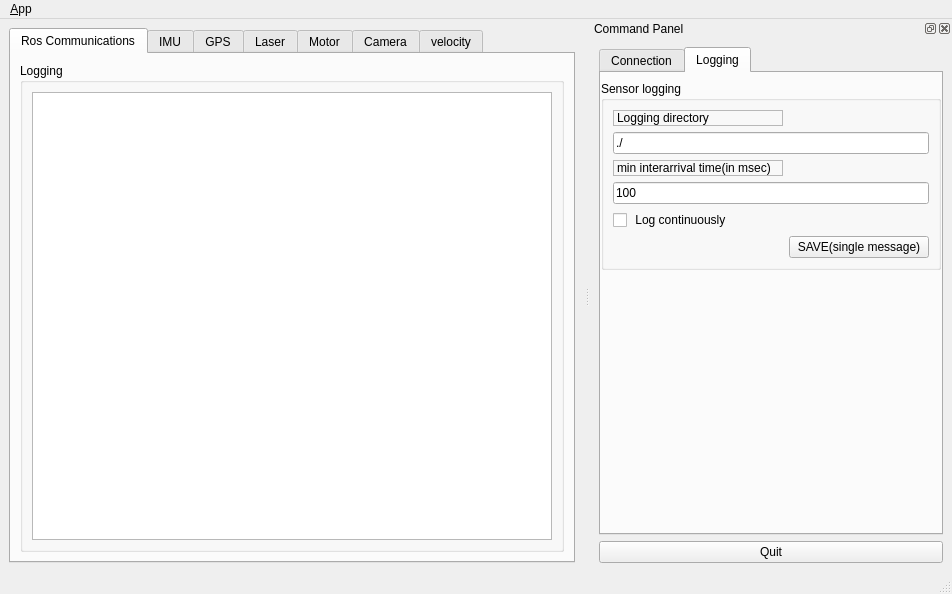
<?xml version="1.0" encoding="UTF-8"?>
<ui version="4.0">
 <class>MainWindow</class>
 <widget class="QMainWindow" name="MainWindow">
  <property name="geometry">
   <rect>
    <x>0</x>
    <y>0</y>
    <width>952</width>
    <height>594</height>
   </rect>
  </property>
  <property name="windowTitle">
   <string>QRosApp</string>
  </property>
  <property name="windowIcon">
   <iconset resource="../resources/images.qrc">
    <normaloff>:/images/icon.png</normaloff>:/images/icon.png</iconset>
  </property>
  <property name="locale">
   <locale language="English" country="Australia"/>
  </property>
  <widget class="QWidget" name="centralwidget">
   <layout class="QHBoxLayout">
    <item>
     <widget class="QTabWidget" name="tab_manager">
      <property name="minimumSize">
       <size>
        <width>100</width>
        <height>0</height>
       </size>
      </property>
      <property name="locale">
       <locale language="Turkish" country="Turkey"/>
      </property>
      <property name="currentIndex">

       <number>6</number>

       <number>2</number>

      </property>
      <widget class="QWidget" name="tab_status">
       <attribute name="title">
        <string>Ros Communications</string>
       </attribute>
       <layout class="QVBoxLayout" name="verticalLayout_2">
        <item>
         <widget class="QGroupBox" name="groupBox_12">
          <property name="sizePolicy">
           <sizepolicy hsizetype="MinimumExpanding" vsizetype="Preferred">
            <horstretch>0</horstretch>
            <verstretch>0</verstretch>
           </sizepolicy>
          </property>
          <property name="title">
           <string>Logging</string>
          </property>
          <layout class="QGridLayout" name="gridLayout_3">
           <item row="0" column="0">
            <widget class="QListView" name="view_logging"/>
           </item>
          </layout>
         </widget>
        </item>
       </layout>
      </widget>
      <widget class="QWidget" name="tab_imu">
       <attribute name="title">
        <string>IMU</string>
       </attribute>
       <layout class="QGridLayout" name="gridLayout_2">
        <item row="1" column="0">
         <widget class="QLabel" name="label_6">
          <property name="text">
           <string>AccelX</string>
          </property>
         </widget>
        </item>
        <item row="1" column="6">
         <widget class="QLabel" name="label_7">
          <property name="text">
           <string>AccelZ</string>
          </property>
         </widget>
        </item>
        <item row="1" column="7">
         <widget class="QLineEdit" name="lineAccelZ"/>
        </item>
        <item row="2" column="5">
         <widget class="QLineEdit" name="lineGyroY"/>
        </item>
        <item row="2" column="0">
         <widget class="QLabel" name="label_8">
          <property name="text">
           <string>GyroX</string>
          </property>
         </widget>
        </item>
        <item row="0" column="0">
         <widget class="QLabel" name="label_4">
          <property name="text">
           <string>IMU raw data:</string>
          </property>
         </widget>
        </item>
        <item row="2" column="2">
         <widget class="QLineEdit" name="lineGyroX">
          <property name="text">
           <string/>
          </property>
         </widget>
        </item>
        <item row="2" column="7">
         <widget class="QLineEdit" name="lineGyroZ"/>
        </item>
        <item row="1" column="4">
         <widget class="QLabel" name="label_5">
          <property name="text">
           <string>AccelY</string>
          </property>
         </widget>
        </item>
        <item row="2" column="6">
         <widget class="QLabel" name="label_10">
          <property name="text">
           <string>GyroZ</string>
          </property>
         </widget>
        </item>
        <item row="1" column="5">
         <widget class="QLineEdit" name="lineAccelY"/>
        </item>
        <item row="2" column="4">
         <widget class="QLabel" name="label_9">
          <property name="text">
           <string>GyroY</string>
          </property>
         </widget>
        </item>
        <item row="3" column="0">
         <widget class="QLabel" name="label_11">
          <property name="text">
           <string>MagnetomX</string>
          </property>
         </widget>
        </item>
        <item row="3" column="2">
         <widget class="QLineEdit" name="lineMagnetomX"/>
        </item>
        <item row="3" column="4">
         <widget class="QLabel" name="label_12">
          <property name="text">
           <string>MagnetomY</string>
          </property>
         </widget>
        </item>
        <item row="3" column="5">
         <widget class="QLineEdit" name="lineMagnetomY"/>
        </item>
        <item row="3" column="6">
         <widget class="QLabel" name="label_13">
          <property name="text">
           <string>MagnetomZ</string>
          </property>
         </widget>
        </item>
        <item row="3" column="7">
         <widget class="QLineEdit" name="lineMagnetomZ"/>
        </item>
        <item row="4" column="2" colspan="4">
         <spacer name="verticalSpacer">
          <property name="orientation">
           <enum>Qt::Vertical</enum>
          </property>
          <property name="sizeHint" stdset="0">
           <size>
            <width>20</width>
            <height>40</height>
           </size>
          </property>
         </spacer>
        </item>
        <item row="1" column="2">
         <widget class="QLineEdit" name="lineAccelX"/>
        </item>
        <item row="0" column="2" colspan="6">
         <widget class="QLineEdit" name="lineIMURaw"/>
        </item>
        <item row="0" column="8" rowspan="3">
         <spacer name="horizontalSpacer_2">
          <property name="orientation">
           <enum>Qt::Horizontal</enum>
          </property>
          <property name="sizeHint" stdset="0">
           <size>
            <width>40</width>
            <height>20</height>
           </size>
          </property>
         </spacer>
        </item>
       </layout>
      </widget>
      <widget class="QWidget" name="tab_gps">
       <attribute name="title">
        <string>GPS</string>
       </attribute>
       <layout class="QGridLayout" name="gridLayout_4">
        <item row="3" column="0">
         <widget class="QLabel" name="label_16">
          <property name="text">
           <string>GPS COG</string>
          </property>
         </widget>
        </item>
        <item row="3" column="1">
         <widget class="QLineEdit" name="lineGPSCOG"/>
        </item>
        <item row="6" column="1">
         <spacer name="verticalSpacer_2">
          <property name="orientation">
           <enum>Qt::Vertical</enum>
          </property>
          <property name="sizeHint" stdset="0">
           <size>
            <width>20</width>
            <height>301</height>
           </size>
          </property>
         </spacer>
        </item>
        <item row="0" column="1" colspan="4">
         <widget class="QLineEdit" name="lineGPSRaw"/>
        </item>
        <item row="0" column="0">
         <widget class="QLabel" name="label_14">
          <property name="text">
           <string>GPS raw data:</string>
          </property>
         </widget>
        </item>
        <item row="1" column="0">
         <widget class="QLabel" name="label_18">
          <property name="text">
           <string>Latitude</string>
          </property>
         </widget>
        </item>
        <item row="1" column="1">
         <widget class="QLineEdit" name="lineLatitude"/>
        </item>
        <item row="2" column="0">
         <widget class="QLabel" name="label_15">
          <property name="text">
           <string>Longtitude</string>
          </property>
         </widget>
        </item>
        <item row="2" column="1">
         <widget class="QLineEdit" name="lineLongtitude">
          <property name="text">
           <string/>
          </property>
         </widget>
        </item>
        <item row="4" column="1">
         <widget class="QLineEdit" name="lineGPSVOG"/>
        </item>
        <item row="4" column="0">
         <widget class="QLabel" name="label_19">
          <property name="text">
           <string>GPS VOG</string>
          </property>
         </widget>
        </item>
        <item row="5" column="0">
         <widget class="QLabel" name="label_17">
          <property name="text">
           <string>GPS Quality</string>
          </property>
         </widget>
        </item>
        <item row="5" column="1">
         <widget class="QLineEdit" name="lineGPSQuality"/>
        </item>
        <item row="1" column="2">
         <spacer name="horizontalSpacer_3">
          <property name="orientation">
           <enum>Qt::Horizontal</enum>
          </property>
          <property name="sizeHint" stdset="0">
           <size>
            <width>244</width>
            <height>20</height>
           </size>
          </property>
         </spacer>
        </item>
       </layout>
      </widget>
      <widget class="QWidget" name="tab">
       <attribute name="title">
        <string>Laser</string>
       </attribute>
       <layout class="QHBoxLayout" name="horizontalLayout">
        <item>
         <widget class="QGraphicsView" name="graphicsView"/>
        </item>
        <item>
         <widget class="QGroupBox" name="groupBox_2">
          <property name="maximumSize">
           <size>
            <width>100</width>
            <height>16777215</height>
           </size>
          </property>
          <property name="title">
           <string/>
          </property>
          <layout class="QGridLayout" name="gridLayout_5">
           <property name="margin">
            <number>0</number>
           </property>
           <property name="spacing">
            <number>0</number>
           </property>
           <item row="7" column="1">
            <widget class="QLabel" name="label_22">
             <property name="text">
              <string>ArcDistance_inPx</string>
             </property>
            </widget>
           </item>
           <item row="15" column="1">
            <widget class="QLabel" name="label_26">
             <property name="text">
              <string>Scan Interval</string>
             </property>
            </widget>
           </item>
           <item row="6" column="1">
            <widget class="QSpinBox" name="spinBox_ArcDistanceInMeter">
             <property name="minimum">
              <number>1</number>
             </property>
             <property name="maximum">
              <number>30</number>
             </property>
             <property name="value">
              <number>5</number>
             </property>
            </widget>
           </item>
           <item row="11" column="1">
            <widget class="QLabel" name="label_24">
             <property name="text">
              <string>End Step</string>
             </property>
            </widget>
           </item>
           <item row="16" column="1">
            <widget class="QSpinBox" name="spinBox_scanInterval">
             <property name="maximum">
              <number>9</number>
             </property>
            </widget>
           </item>
           <item row="20" column="1">
            <spacer name="verticalSpacer_4">
             <property name="orientation">
              <enum>Qt::Vertical</enum>
             </property>
             <property name="sizeHint" stdset="0">
              <size>
               <width>20</width>
               <height>40</height>
              </size>
             </property>
            </spacer>
           </item>
           <item row="8" column="1">
            <widget class="QSpinBox" name="spinBox_arcDistanceInPixels">
             <property name="minimum">
              <number>10</number>
             </property>
             <property name="maximum">
              <number>500</number>
             </property>
             <property name="singleStep">
              <number>10</number>
             </property>
             <property name="value">
              <number>50</number>
             </property>
            </widget>
           </item>
           <item row="13" column="1">
            <widget class="QLabel" name="label_25">
             <property name="text">
              <string>Cluster Count</string>
             </property>
            </widget>
           </item>
           <item row="5" column="1">
            <widget class="QLabel" name="label_21">
             <property name="text">
              <string>ArcDist_inMeter</string>
             </property>
            </widget>
           </item>
           <item row="3" column="1">
            <widget class="QLabel" name="label_20">
             <property name="text">
              <string>Range_inMeter</string>
             </property>
            </widget>
           </item>
           <item row="12" column="1">
            <widget class="QSpinBox" name="spinBox_endStep">
             <property name="minimum">
              <number>1</number>
             </property>
             <property name="maximum">
              <number>1080</number>
             </property>
             <property name="value">
              <number>1080</number>
             </property>
            </widget>
           </item>
           <item row="4" column="1">
            <widget class="QSpinBox" name="spinBox_LaserRange">
             <property name="minimum">
              <number>4</number>
             </property>
             <property name="maximum">
              <number>30</number>
             </property>
             <property name="value">
              <number>30</number>
             </property>
            </widget>
           </item>
           <item row="1" column="1">
            <widget class="QLCDNumber" name="lcdNumber"/>
           </item>
           <item row="2" column="1">
            <widget class="QLineEdit" name="lineEdit"/>
           </item>
           <item row="14" column="1">
            <widget class="QSpinBox" name="spinBox_clusterCount">
             <property name="value">
              <number>1</number>
             </property>
            </widget>
           </item>
           <item row="0" column="1">
            <widget class="QLabel" name="label_28">
             <property name="text">
              <string>ScanFrequency</string>
             </property>
            </widget>
           </item>
           <item row="10" column="1">
            <widget class="QSpinBox" name="spinBox_startStep">
             <property name="maximum">
              <number>1079</number>
             </property>
            </widget>
           </item>
           <item row="17" column="1">
            <widget class="QLabel" name="label_27">
             <property name="text">
              <string># of Scan</string>
             </property>
            </widget>
           </item>
           <item row="9" column="1">
            <widget class="QLabel" name="label_23">
             <property name="text">
              <string>Start Step</string>
             </property>
            </widget>
           </item>
           <item row="18" column="1">
            <widget class="QSpinBox" name="spinBox_numberOfScan"/>
           </item>
           <item row="19" column="1">
            <widget class="QPushButton" name="btnLaserSetConfig">
             <property name="text">
              <string>SET</string>
             </property>
            </widget>
           </item>
          </layout>
         </widget>
        </item>
       </layout>
      </widget>
      <widget class="QWidget" name="tab_2">
       <attribute name="title">
        <string>Motor</string>
       </attribute>
       <layout class="QVBoxLayout" name="verticalLayout_4">
        <item>
         <widget class="QSlider" name="sliderArmRigth">
          <property name="maximum">
           <number>99</number>
          </property>
          <property name="orientation">
           <enum>Qt::Horizontal</enum>
          </property>
         </widget>
        </item>
        <item>
         <widget class="QSlider" name="sliderArmLeft">
          <property name="orientation">
           <enum>Qt::Horizontal</enum>
          </property>
         </widget>
        </item>
        <item>
         <widget class="QSlider" name="sliderWheelRight">
          <property name="orientation">
           <enum>Qt::Horizontal</enum>
          </property>
         </widget>
        </item>
        <item>
         <widget class="QSlider" name="sliderWheelLeft">
          <property name="orientation">
           <enum>Qt::Horizontal</enum>
          </property>
         </widget>
        </item>
       </layout>
      </widget>
      <widget class="QWidget" name="tab_3">
       <attribute name="title">
        <string>Camera</string>
       </attribute>
       <widget class="QLabel" name="viewFrontCamera">
        <property name="geometry">
         <rect>
          <x>20</x>
          <y>40</y>
          <width>241</width>
          <height>211</height>
         </rect>
        </property>
        <property name="frameShape">
         <enum>QFrame::Box</enum>
        </property>
        <property name="text">
         <string/>
        </property>
       </widget>
       <widget class="QLabel" name="label_30">
        <property name="geometry">
         <rect>
          <x>20</x>
          <y>20</y>
          <width>101</width>
          <height>17</height>
         </rect>
        </property>
        <property name="text">
         <string>Front Camera</string>
        </property>
       </widget>
       <widget class="QLabel" name="viewPTZCamera">
        <property name="geometry">
         <rect>
          <x>20</x>
          <y>280</y>
          <width>241</width>
          <height>211</height>
         </rect>
        </property>
        <property name="frameShape">
         <enum>QFrame::Box</enum>
        </property>
        <property name="text">
         <string/>
        </property>
       </widget>
       <widget class="QLabel" name="label_32">
        <property name="geometry">
         <rect>
          <x>20</x>
          <y>260</y>
          <width>101</width>
          <height>17</height>
         </rect>
        </property>
        <property name="text">
         <string>PTZ Camera</string>
        </property>
       </widget>
       <widget class="QGroupBox" name="groupBoxPTZControl">
        <property name="geometry">
         <rect>
          <x>290</x>
          <y>280</y>
          <width>311</width>
          <height>211</height>
         </rect>
        </property>
        <property name="styleSheet">
         <string notr="true">QGroupBox{border: 1px solid #000;}</string>
        </property>
        <property name="title">
         <string>PTZ Control</string>
        </property>
        <widget class="QPushButton" name="buttonPTZPan">
         <property name="geometry">
          <rect>
           <x>10</x>
           <y>30</y>
           <width>97</width>
           <height>27</height>
          </rect>
         </property>
         <property name="text">
          <string>Pan</string>
         </property>
        </widget>
        <widget class="QPushButton" name="buttonPTZTilt">
         <property name="geometry">
          <rect>
           <x>10</x>
           <y>80</y>
           <width>97</width>
           <height>27</height>
          </rect>
         </property>
         <property name="text">
          <string>Tilt</string>
         </property>
        </widget>
        <widget class="QPushButton" name="buttonPTZZoom">
         <property name="geometry">
          <rect>
           <x>10</x>
           <y>130</y>
           <width>97</width>
           <height>27</height>
          </rect>
         </property>
         <property name="text">
          <string>Zoom</string>
         </property>
        </widget>
        <widget class="QLineEdit" name="linePTZPan">
         <property name="geometry">
          <rect>
           <x>120</x>
           <y>30</y>
           <width>51</width>
           <height>27</height>
          </rect>
         </property>
        </widget>
        <widget class="QLineEdit" name="linePTZTilt">
         <property name="geometry">
          <rect>
           <x>120</x>
           <y>80</y>
           <width>51</width>
           <height>27</height>
          </rect>
         </property>
        </widget>
        <widget class="QLineEdit" name="linePTZZoom">
         <property name="geometry">
          <rect>
           <x>120</x>
           <y>130</y>
           <width>51</width>
           <height>27</height>
          </rect>
         </property>
        </widget>
        <widget class="QLabel" name="label_29">
         <property name="geometry">
          <rect>
           <x>270</x>
           <y>33</y>
           <width>31</width>
           <height>17</height>
          </rect>
         </property>
         <property name="text">
          <string>deg</string>
         </property>
        </widget>
        <widget class="QLabel" name="label_31">
         <property name="geometry">
          <rect>
           <x>270</x>
           <y>83</y>
           <width>31</width>
           <height>17</height>
          </rect>
         </property>
         <property name="text">
          <string>deg</string>
         </property>
        </widget>
        <widget class="QLineEdit" name="linePTZTiltCurrent">
         <property name="geometry">
          <rect>
           <x>190</x>
           <y>80</y>
           <width>71</width>
           <height>27</height>
          </rect>
         </property>
         <property name="readOnly">
          <bool>true</bool>
         </property>
        </widget>
        <widget class="QLineEdit" name="linePTZZoomCurrent">
         <property name="geometry">
          <rect>
           <x>210</x>
           <y>130</y>
           <width>51</width>
           <height>27</height>
          </rect>
         </property>
         <property name="readOnly">
          <bool>true</bool>
         </property>
        </widget>
        <widget class="QLineEdit" name="linePTZPanCurrent">
         <property name="geometry">
          <rect>
           <x>190</x>
           <y>30</y>
           <width>71</width>
           <height>27</height>
          </rect>
         </property>
         <property name="readOnly">
          <bool>true</bool>
         </property>
        </widget>
        <widget class="QLabel" name="label_33">
         <property name="geometry">
          <rect>
           <x>200</x>
           <y>10</y>
           <width>51</width>
           <height>17</height>
          </rect>
         </property>
         <property name="text">
          <string>Current</string>
         </property>
        </widget>
        <widget class="QLabel" name="label_34">
         <property name="geometry">
          <rect>
           <x>110</x>
           <y>10</y>
           <width>71</width>
           <height>17</height>
          </rect>
         </property>
         <property name="text">
          <string>Command</string>
         </property>
        </widget>
       </widget>
      </widget>
      <widget class="QWidget" name="tab_4">
       <attribute name="title">
        <string>velocity</string>
       </attribute>
       <widget class="QLineEdit" name="lineEditVelX">
        <property name="geometry">
         <rect>
          <x>230</x>
          <y>100</y>
          <width>51</width>
          <height>27</height>
         </rect>
        </property>
       </widget>
       <widget class="QPushButton" name="buttonSendVelocity_3">
        <property name="geometry">
         <rect>
          <x>120</x>
          <y>200</y>
          <width>97</width>
          <height>27</height>
         </rect>
        </property>
        <property name="text">
         <string>Send Arm</string>
        </property>
       </widget>
       <widget class="QPushButton" name="buttonSendVelocity_2">
        <property name="geometry">
         <rect>
          <x>120</x>
          <y>150</y>
          <width>97</width>
          <height>27</height>
         </rect>
        </property>
        <property name="text">
         <string>Send Angular</string>
        </property>
       </widget>
       <widget class="QPushButton" name="buttonSendVelocity">
        <property name="geometry">
         <rect>
          <x>120</x>
          <y>100</y>
          <width>97</width>
          <height>27</height>
         </rect>
        </property>
        <property name="text">
         <string>Send Velocity</string>
        </property>
       </widget>
       <widget class="QLineEdit" name="lineEditVelX_4">
        <property name="geometry">
         <rect>
          <x>240</x>
          <y>250</y>
          <width>51</width>
          <height>31</height>
         </rect>
        </property>
       </widget>
       <widget class="QLineEdit" name="lineEditVelX_3">
        <property name="geometry">
         <rect>
          <x>230</x>
          <y>200</y>
          <width>51</width>
          <height>31</height>
         </rect>
        </property>
       </widget>
       <widget class="QLineEdit" name="lineEditVelX_5">
        <property name="geometry">
         <rect>
          <x>310</x>
          <y>250</y>
          <width>51</width>
          <height>31</height>
         </rect>
        </property>
       </widget>
       <widget class="QLineEdit" name="lineEditVelX_2">
        <property name="geometry">
         <rect>
          <x>230</x>
          <y>150</y>
          <width>51</width>
          <height>27</height>
         </rect>
        </property>
       </widget>
       <widget class="QPushButton" name="buttonSendVelocity_4">
        <property name="geometry">
         <rect>
          <x>120</x>
          <y>250</y>
          <width>97</width>
          <height>27</height>
         </rect>
        </property>
        <property name="text">
         <string>stop</string>
        </property>
       </widget>
       <widget class="QLineEdit" name="lineEditVelX_6">
        <property name="geometry">
         <rect>
          <x>380</x>
          <y>250</y>
          <width>51</width>
          <height>31</height>
         </rect>
        </property>
       </widget>
       <widget class="QLineEdit" name="encoderLeft">
        <property name="geometry">
         <rect>
          <x>370</x>
          <y>100</y>
          <width>51</width>
          <height>27</height>
         </rect>
        </property>
       </widget>
       <widget class="QLineEdit" name="encoderRight">
        <property name="geometry">
         <rect>
          <x>450</x>
          <y>100</y>
          <width>51</width>
          <height>27</height>
         </rect>
        </property>
       </widget>
       <widget class="QLabel" name="label_35">
        <property name="geometry">
         <rect>
          <x>390</x>
          <y>50</y>
          <width>121</width>
          <height>20</height>
         </rect>
        </property>
        <property name="text">
         <string>ENCODER</string>
        </property>
       </widget>
       <widget class="QLabel" name="label_36">
        <property name="geometry">
         <rect>
          <x>370</x>
          <y>80</y>
          <width>71</width>
          <height>20</height>
         </rect>
        </property>
        <property name="text">
         <string>LEFT</string>
        </property>
       </widget>
       <widget class="QLabel" name="label_37">
        <property name="geometry">
         <rect>
          <x>450</x>
          <y>80</y>
          <width>121</width>
          <height>20</height>
         </rect>
        </property>
        <property name="text">
         <string>RIGHT</string>
        </property>
       </widget>
      </widget>
     </widget>
    </item>
   </layout>
  </widget>
  <widget class="QMenuBar" name="menubar">
   <property name="geometry">
    <rect>
     <x>0</x>
     <y>0</y>
     <width>952</width>
     <height>22</height>
    </rect>
   </property>
   <widget class="QMenu" name="menu_File">
    <property name="title">
     <string>&amp;App</string>
    </property>
    <addaction name="action_Preferences"/>
    <addaction name="separator"/>
    <addaction name="actionAbout"/>
    <addaction name="actionAbout_Qt"/>
    <addaction name="separator"/>
    <addaction name="action_Quit"/>
   </widget>
   <addaction name="menu_File"/>
  </widget>
  <widget class="QStatusBar" name="statusbar"/>
  <widget class="QDockWidget" name="dock_status2">
   <property name="sizePolicy">
    <sizepolicy hsizetype="Minimum" vsizetype="Preferred">
     <horstretch>0</horstretch>
     <verstretch>0</verstretch>
    </sizepolicy>
   </property>
   <property name="minimumSize">
    <size>
     <width>362</width>
     <height>461</height>
    </size>
   </property>
   <property name="allowedAreas">
    <set>Qt::RightDockWidgetArea</set>
   </property>
   <property name="windowTitle">
    <string>Command Panel</string>
   </property>
   <attribute name="dockWidgetArea">
    <number>2</number>
   </attribute>
   <widget class="QWidget" name="dockWidgetContents_2">
    <layout class="QVBoxLayout" name="verticalLayout">
     <item>
      <widget class="QTabWidget" name="tabWidget">
       <property name="currentIndex">
        <number>1</number>
       </property>
       <widget class="QWidget" name="tab_4">
        <attribute name="title">
         <string>Connection</string>
        </attribute>
        <widget class="QFrame" name="frame">
         <property name="geometry">
          <rect>
           <x>0</x>
           <y>10</y>
           <width>344</width>
           <height>431</height>
          </rect>
         </property>
         <property name="sizePolicy">
          <sizepolicy hsizetype="Minimum" vsizetype="Preferred">
           <horstretch>0</horstretch>
           <verstretch>0</verstretch>
          </sizepolicy>
         </property>
         <property name="frameShape">
          <enum>QFrame::StyledPanel</enum>
         </property>
         <property name="frameShadow">
          <enum>QFrame::Raised</enum>
         </property>
         <layout class="QVBoxLayout" name="verticalLayout_3">
          <item>
           <widget class="QGroupBox" name="groupBox">
            <property name="title">
             <string>Ros Master</string>
            </property>
            <layout class="QGridLayout" name="gridLayout">
             <item row="0" column="0">
              <widget class="QLabel" name="label">
               <property name="frameShape">
                <enum>QFrame::StyledPanel</enum>
               </property>
               <property name="frameShadow">
                <enum>QFrame::Raised</enum>
               </property>
               <property name="text">
                <string>Ros Master Url</string>
               </property>
              </widget>
             </item>
             <item row="1" column="0" colspan="2">
              <widget class="QLineEdit" name="line_edit_master">
               <property name="text">
                <string>http://192.168.1.2:11311/</string>
               </property>
              </widget>
             </item>
             <item row="2" column="0">
              <widget class="QLabel" name="label_2">
               <property name="frameShape">
                <enum>QFrame::StyledPanel</enum>
               </property>
               <property name="frameShadow">
                <enum>QFrame::Raised</enum>
               </property>
               <property name="text">
                <string>Ros IP</string>
               </property>
              </widget>
             </item>
             <item row="3" column="0" colspan="2">
              <widget class="QLineEdit" name="line_edit_host">
               <property name="text">
                <string>192.168.1.67</string>
               </property>
              </widget>
             </item>
             <item row="4" column="0">
              <widget class="QLabel" name="label_3">
               <property name="frameShape">
                <enum>QFrame::StyledPanel</enum>
               </property>
               <property name="frameShadow">
                <enum>QFrame::Raised</enum>
               </property>
               <property name="text">
                <string>Ros Hostname</string>
               </property>
              </widget>
             </item>
             <item row="5" column="0" colspan="2">
              <widget class="QLineEdit" name="line_edit_topic">
               <property name="enabled">
                <bool>false</bool>
               </property>
               <property name="text">
                <string>unused</string>
               </property>
              </widget>
             </item>
             <item row="6" column="0" colspan="2">
              <widget class="QCheckBox" name="checkbox_use_environment">
               <property name="layoutDirection">
                <enum>Qt::RightToLeft</enum>
               </property>
               <property name="text">
                <string>Use environment variables</string>
               </property>
              </widget>
             </item>
             <item row="7" column="0" colspan="2">
              <widget class="QCheckBox" name="checkbox_remember_settings">
               <property name="layoutDirection">
                <enum>Qt::RightToLeft</enum>
               </property>
               <property name="text">
                <string>Remember settings on startup</string>
               </property>
              </widget>
             </item>
             <item row="8" column="0">
              <spacer name="horizontalSpacer">
               <property name="orientation">
                <enum>Qt::Horizontal</enum>
               </property>
               <property name="sizeHint" stdset="0">
                <size>
                 <width>170</width>
                 <height>21</height>
                </size>
               </property>
              </spacer>
             </item>
             <item row="8" column="1">
              <widget class="QPushButton" name="button_connect">
               <property name="enabled">
                <bool>true</bool>
               </property>
               <property name="sizePolicy">
                <sizepolicy hsizetype="MinimumExpanding" vsizetype="Fixed">
                 <horstretch>0</horstretch>
                 <verstretch>0</verstretch>
                </sizepolicy>
               </property>
               <property name="toolTip">
                <string>Set the target to the current joint trajectory state.</string>
               </property>
               <property name="statusTip">
                <string>Clear all waypoints and set the target to the current joint trajectory state.</string>
               </property>
               <property name="text">
                <string>Connect</string>
               </property>
              </widget>
             </item>
            </layout>
           </widget>
          </item>
          <item>
           <spacer name="verticalSpacer_3">
            <property name="orientation">
             <enum>Qt::Vertical</enum>
            </property>
            <property name="sizeHint" stdset="0">
             <size>
              <width>20</width>
              <height>233</height>
             </size>
            </property>
           </spacer>
          </item>
         </layout>
        </widget>
       </widget>
       <widget class="QWidget" name="tab_5">
        <attribute name="title">
         <string>Logging</string>
        </attribute>
        <widget class="QWidget" name="layoutWidget">
         <property name="geometry">
          <rect>
           <x>0</x>
           <y>8</y>
           <width>340</width>
           <height>552</height>
          </rect>
         </property>
         <layout class="QVBoxLayout" name="verticalLayout_5">
          <item>
           <widget class="QGroupBox" name="groupBox_3">
            <property name="title">
             <string>Sensor logging</string>
            </property>
            <layout class="QGridLayout" name="gridLayout_6">
             <item row="3" column="0">
              <widget class="QLabel" name="label_36">
               <property name="frameShape">
                <enum>QFrame::StyledPanel</enum>
               </property>
               <property name="frameShadow">
                <enum>QFrame::Raised</enum>
               </property>
               <property name="text">
                <string>min interarrival time(in msec) </string>
               </property>
              </widget>
             </item>
             <item row="8" column="1">
              <widget class="QPushButton" name="button_single_save">
               <property name="enabled">
                <bool>true</bool>
               </property>
               <property name="sizePolicy">
                <sizepolicy hsizetype="MinimumExpanding" vsizetype="Fixed">
                 <horstretch>0</horstretch>
                 <verstretch>0</verstretch>
                </sizepolicy>
               </property>
               <property name="toolTip">
                <string>Set the target to the current joint trajectory state.</string>
               </property>
               <property name="statusTip">
                <string>Clear all waypoints and set the target to the current joint trajectory state.</string>
               </property>
               <property name="text">
                <string>SAVE(single message)</string>
               </property>
              </widget>
             </item>
             <item row="1" column="0" colspan="2">
              <widget class="QLineEdit" name="line_log_dir_path">
               <property name="text">
                <string>./</string>
               </property>
              </widget>
             </item>
             <item row="0" column="0">
              <widget class="QLabel" name="label_35">
               <property name="frameShape">
                <enum>QFrame::StyledPanel</enum>
               </property>
               <property name="frameShadow">
                <enum>QFrame::Raised</enum>
               </property>
               <property name="text">
                <string>Logging directory</string>
               </property>
              </widget>
             </item>
             <item row="8" column="0">
              <spacer name="horizontalSpacer_4">
               <property name="orientation">
                <enum>Qt::Horizontal</enum>
               </property>
               <property name="sizeHint" stdset="0">
                <size>
                 <width>170</width>
                 <height>21</height>
                </size>
               </property>
              </spacer>
             </item>
             <item row="4" column="0" colspan="2">
              <widget class="QLineEdit" name="line_edit_log_period">
               <property name="text">
                <string>100</string>
               </property>
              </widget>
             </item>
             <item row="7" column="0">
              <widget class="QCheckBox" name="checkbox_enable_sensor_logging">
               <property name="layoutDirection">
                <enum>Qt::LeftToRight</enum>
               </property>
               <property name="text">
                <string> Log continuously</string>
               </property>
              </widget>
             </item>
            </layout>
           </widget>
          </item>
          <item>
           <spacer name="verticalSpacer_5">
            <property name="orientation">
             <enum>Qt::Vertical</enum>
            </property>
            <property name="sizeHint" stdset="0">
             <size>
              <width>338</width>
              <height>238</height>
             </size>
            </property>
           </spacer>
          </item>
         </layout>
        </widget>
       </widget>
      </widget>
     </item>
     <item>
      <widget class="QPushButton" name="quit_button">
       <property name="sizePolicy">
        <sizepolicy hsizetype="MinimumExpanding" vsizetype="Fixed">
         <horstretch>0</horstretch>
         <verstretch>0</verstretch>
        </sizepolicy>
       </property>
       <property name="text">
        <string>Quit</string>
       </property>
      </widget>
     </item>
    </layout>
   </widget>
  </widget>
  <action name="action_Quit">
   <property name="text">
    <string>&amp;Quit</string>
   </property>
   <property name="shortcut">
    <string>Ctrl+Q</string>
   </property>
   <property name="shortcutContext">
    <enum>Qt::ApplicationShortcut</enum>
   </property>
  </action>
  <action name="action_Preferences">
   <property name="text">
    <string>&amp;Preferences</string>
   </property>
  </action>
  <action name="actionAbout">
   <property name="text">
    <string>&amp;About</string>
   </property>
  </action>
  <action name="actionAbout_Qt">
   <property name="text">
    <string>About &amp;Qt</string>
   </property>
  </action>
 </widget>
 <resources>
  <include location="../resources/images.qrc"/>
 </resources>
 <connections>
  <connection>
   <sender>action_Quit</sender>
   <signal>triggered()</signal>
   <receiver>MainWindow</receiver>
   <slot>close()</slot>
   <hints>
    <hint type="sourcelabel">
     <x>-1</x>
     <y>-1</y>
    </hint>
    <hint type="destinationlabel">
     <x>399</x>
     <y>299</y>
    </hint>
   </hints>
  </connection>
  <connection>
   <sender>quit_button</sender>
   <signal>clicked()</signal>
   <receiver>MainWindow</receiver>
   <slot>close()</slot>
   <hints>
    <hint type="sourcelabel">
     <x>859</x>
     <y>552</y>
    </hint>
    <hint type="destinationlabel">
     <x>469</x>
     <y>299</y>
    </hint>
   </hints>
  </connection>
 </connections>
</ui>
